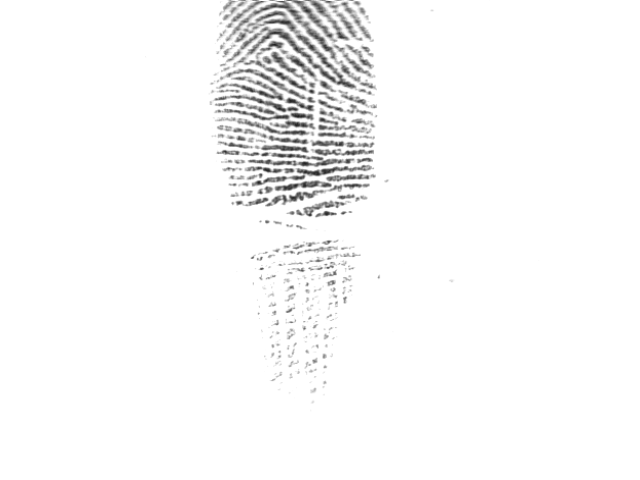
#> input picture data/processed/subject001/img_001.png, 640 x 480 px, found by its file name; its folder holds only this picture in this run
$ python s2_preproc.py
#> lines starting #> are read from the running program, lines starting #| are printed output that depends on the picture
import os
import cv2
import matplotlib.pyplot as plt

# Paths
INPUT_FOLDER = "../data/raw/subject001"
OUTPUT_FOLDER = "../data/processed/subject001"
os.makedirs(OUTPUT_FOLDER, exist_ok=True)

# Βρόχος σε όλες τις εικόνες του φακέλου
for fname in os.listdir(INPUT_FOLDER):
    input_path = os.path.join(INPUT_FOLDER, fname)
    output_path = os.path.join(OUTPUT_FOLDER, fname)

    # 1️⃣ Φόρτωση εικόνας σε grayscale
    img = cv2.imread(input_path, cv2.IMREAD_GRAYSCALE)
#> img is the input picture: shape (480, 640); min 31, max 255, mean 248.3
    if img is None:
        print(f"Could not read {input_path}")
        continue

    # 2️⃣ CLAHE
    clahe = cv2.createCLAHE(clipLimit=2.0, tileGridSize=(8,8))
    img_clahe = clahe.apply(img)
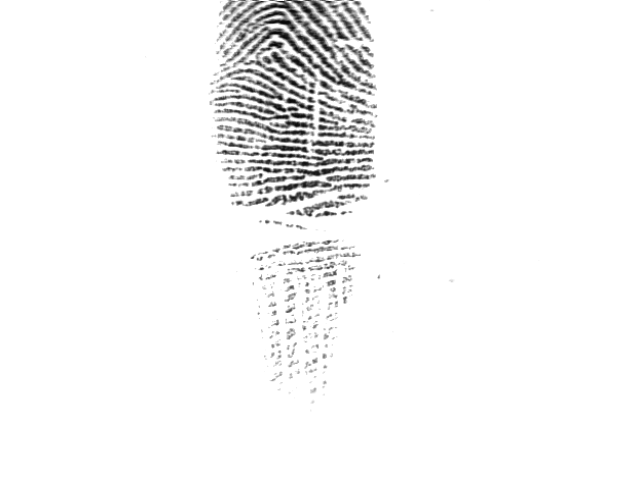
#> img_clahe: shape (480, 640); min 5, max 255, mean 245.6

    # 3️⃣ Κανονικοποίηση σε 0-1
    img_norm = img_clahe / 255.0

    # 4️⃣ Αποθήκευση (σε 0-255 για PNG)
    cv2.imwrite(output_path, (img_norm*255).astype("uint8"))

    # 5️⃣ Οπτικοποίηση (προαιρετικό)
    plt.figure(figsize=(8,4))
    plt.subplot(1,2,1)
    plt.imshow(img, cmap='gray')
    plt.title("Original")
    plt.axis('off')

    plt.subplot(1,2,2)
    plt.imshow(img_clahe, cmap='gray')
    plt.title("CLAHE")
    plt.axis('off')
    plt.show()
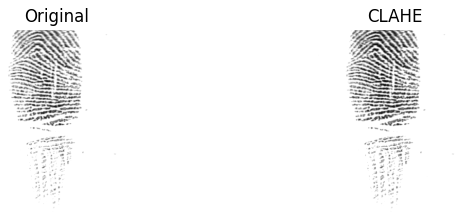
#> figure drawn by matplotlib, 2 panels

$ run again, on data/processed/subject001/img_006.png
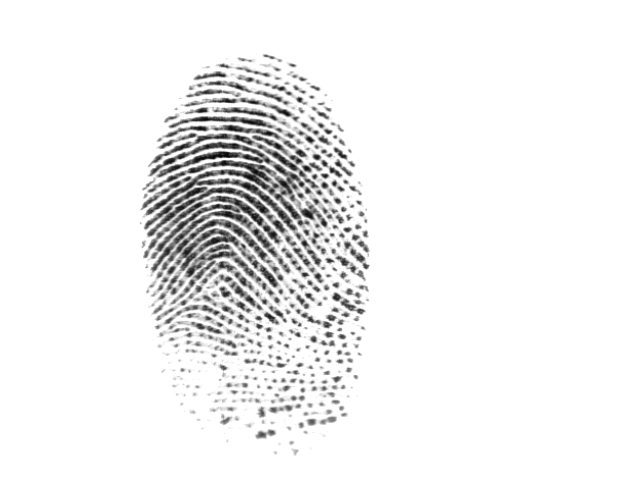
#> input picture data/processed/subject001/img_006.png, 640 x 480 px, found by its file name
#> img is the input picture: shape (480, 640); min 1, max 255, mean 240.1
#> `img_clahe = clahe.apply(img)`:
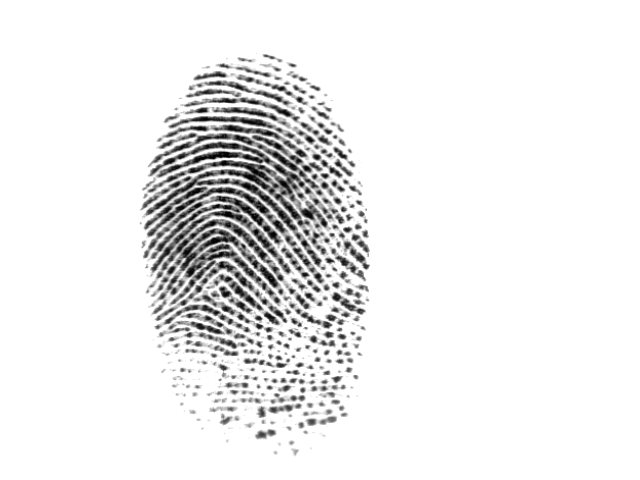
#> img_clahe: shape (480, 640); min 0, max 255, mean 236.7
#> `plt.show()`:
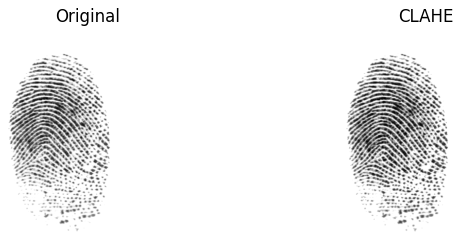
#> figure drawn by matplotlib, 2 panels

$ run again, on data/processed/subject001/img_002.png
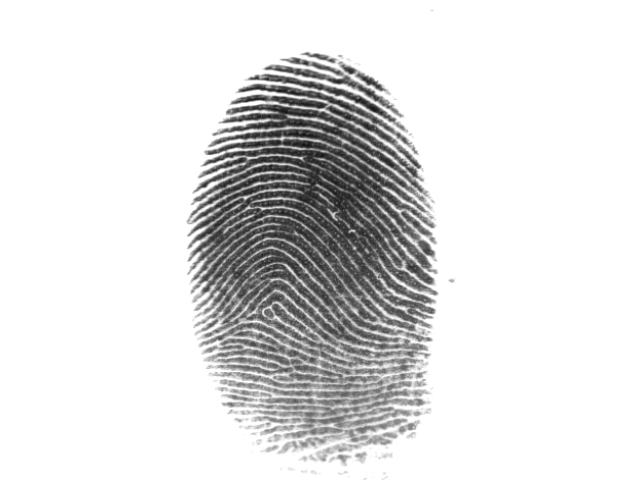
#> input picture data/processed/subject001/img_002.png, 640 x 480 px, found by its file name
#> img is the input picture: shape (480, 640); min 15, max 255, mean 223
#> `img_clahe = clahe.apply(img)`:
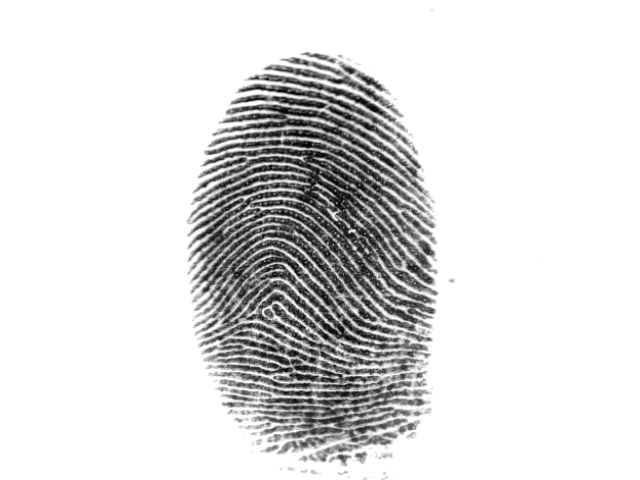
#> img_clahe: shape (480, 640); min 3, max 255, mean 221.5
#> `plt.show()`:
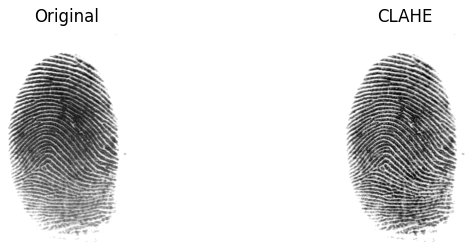
#> figure drawn by matplotlib, 2 panels
